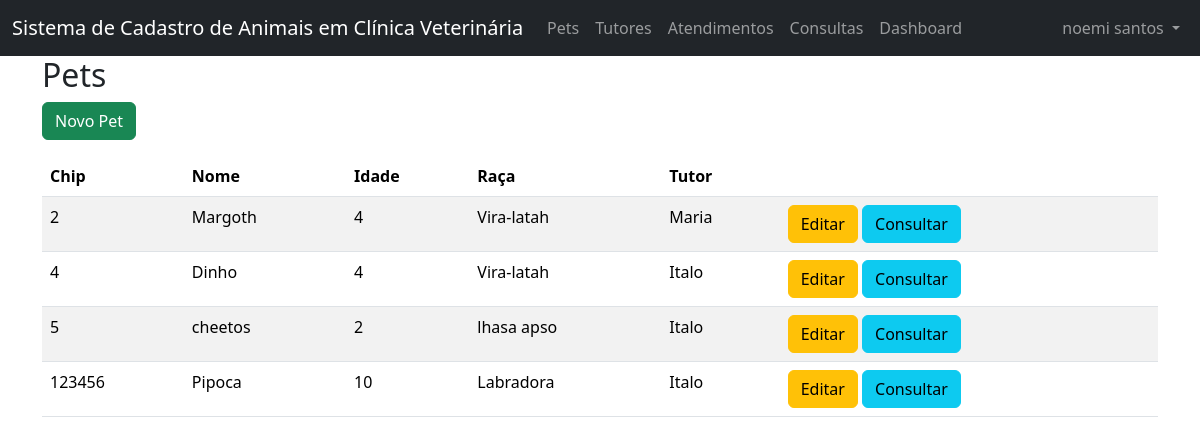
Page /projeto_p2/pets.php (signed in) on the committed database.
### tables this page shows
CREATE TABLE `pets` (
  `chip` int(11) NOT NULL,
  `nome_pet` varchar(45) DEFAULT NULL,
  `idade_pet` int(11) DEFAULT NULL,
  `raca_pet` varchar(45) DEFAULT NULL,
  `tutores_cpf` int(11) NOT NULL
);

CREATE TABLE `tutores` (
  `cpf` int(11) NOT NULL,
  `nome_tutor` varchar(45) DEFAULT NULL,
  `data_nascimento` date DEFAULT NULL,
  `telefone` int(11) DEFAULT NULL
);

### projeto_p2/pets.php (the view, shortened to what this page needs)
<?php
    require_once("cabecalho.php");
    function retornaPets(){
        require("conexao.php");
        try{
            $sql = "SELECT p.*, t.nome_tutor
                    FROM pets p
                    INNER JOIN tutores t ON t.cpf = p.tutores_cpf";
            $stmt = $pdo->query($sql);
            return $stmt->fetchAll();
        } catch (Exception $e){
            die("Erro ao consultar pets: " . $e->getMessage());
        }
    }
    $pets = retornaPets();
?>
<h2>Pets</h2>
    <a href="novo_pet.php" class="btn btn-success mb-3">Novo Pet</a>
    <table class="table table-hover table-striped" id="tabela">
        <thead>
            <tr>
                <th>Chip</th>
                <th>Nome</th>
                <th>Idade</th>
                <th>Raça</th>
                <th>Tutor</th>
                <th></th>
            </tr>
        </thead>
        <tbody>
            <?php foreach ($pets as $p): ?>
                <tr>
                    <td><?= $p['chip'] ?></td>
                    <td><?= $p['nome_pet'] ?></td>
                    <td><?= $p['idade_pet'] ?></td>
                    <td><?= $p['raca_pet'] ?></td>
                    <td><?= $p['nome_tutor'] ?></td>
                    <td>
                        <a href="editar_pet.php?chip=<?= $p['chip'] ?>" class="btn btn-warning">Editar</a>
                        <a href="consultar_pets.php?chip=<?= $p['chip'] ?>" class="btn btn-info">Consultar</a>
                    </td>
                </tr>
            <?php endforeach; ?>
        </tbody>
    </table>
<?php
    require_once("rodape.php");
?>

### rows in the picture
pets: chip "2", nome_pet "Margoth", idade_pet "4", raca_pet "Vira-latah", tutores_cpf.nome_tutor "Maria"
pets: chip "4", nome_pet "Dinho", idade_pet "4", raca_pet "Vira-latah", tutores_cpf.nome_tutor "Italo"
pets: chip "5", nome_pet "cheetos", idade_pet "2", raca_pet "lhasa apso", tutores_cpf.nome_tutor "Italo"
pets: chip "123456", nome_pet "Pipoca", idade_pet "10", raca_pet "Labradora", tutores_cpf.nome_tutor "Italo"

### other values in the picture
$_SESSION['usuario'] "noemi santos"
